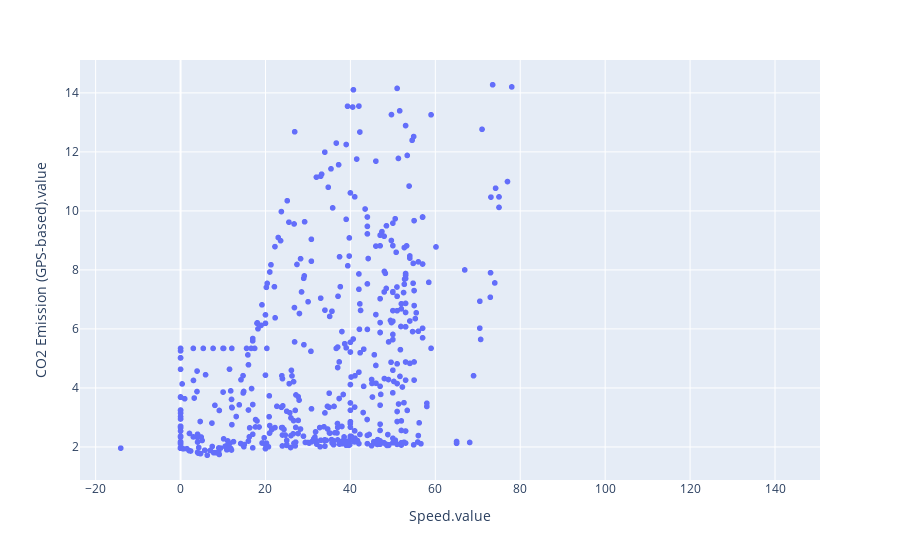

The cell this chart's notebook holds for it:
### Code cell
fig = px.scatter(relation, x="Speed.value", y="CO2 Emission (GPS-based).value")
fig.show()

### Figure 1 — Plotly figure (JSON) as saved in the notebook; plotly's stock layout.template omitted (floating-point values rounded to 4 significant figures; data arrays with more than 128 entries replaced by an {"elided": "..."} marker saying what was removed)
{"data": [{"hovertemplate": "Speed.value=%{x}<br>CO2 Emission (GPS-based).value=%{y}<extra></extra>", "legendgroup": "", "marker": {"color": "#636efa", "symbol": "circle"}, "mode": "markers", "name": "", "showlegend": false, "type": "scattergl", "x": {"elided": "9886 float values"}, "xaxis": "x", "y": {"elided": "9886 float values"}, "yaxis": "y"}], "layout": {"legend": {"tracegroupgap": 0}, "margin": {"t": 60}, "xaxis": {"anchor": "y", "domain": [0, 1], "title": {"text": "Speed.value"}}, "yaxis": {"anchor": "x", "domain": [0, 1], "title": {"text": "CO2 Emission (GPS-based).value"}}}}
